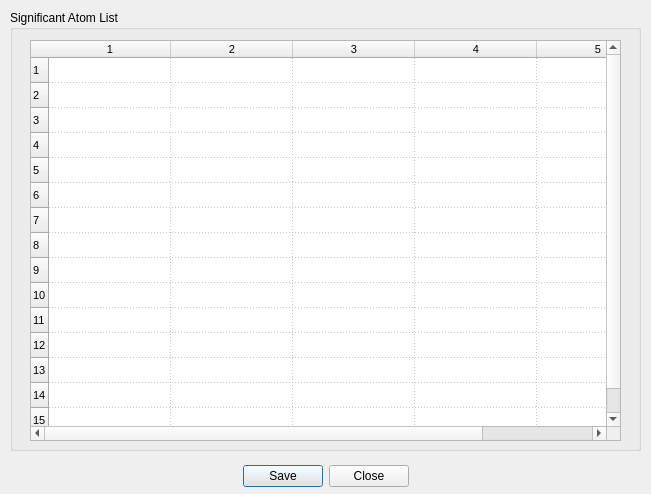
<?xml version="1.0" encoding="UTF-8"?>
<ui version="4.0">
 <class>forceSearchResultsDialog</class>
 <widget class="QDialog" name="forceSearchResultsDialog">
  <property name="geometry">
   <rect>
    <x>0</x>
    <y>0</y>
    <width>651</width>
    <height>494</height>
   </rect>
  </property>
  <property name="windowTitle">
   <string>Force Search Results</string>
  </property>
  <widget class="QDialogButtonBox" name="buttonBox">
   <property name="geometry">
    <rect>
     <x>10</x>
     <y>460</y>
     <width>631</width>
     <height>32</height>
    </rect>
   </property>
   <property name="orientation">
    <enum>Qt::Horizontal</enum>
   </property>
   <property name="standardButtons">
    <set>QDialogButtonBox::Close|QDialogButtonBox::Save</set>
   </property>
   <property name="centerButtons">
    <bool>true</bool>
   </property>
  </widget>
  <widget class="QGroupBox" name="groupBox">
   <property name="geometry">
    <rect>
     <x>10</x>
     <y>10</y>
     <width>631</width>
     <height>441</height>
    </rect>
   </property>
   <property name="title">
    <string>Significant Atom List</string>
   </property>
   <widget class="QTableWidget" name="resultTable">
    <property name="geometry">
     <rect>
      <x>20</x>
      <y>30</y>
      <width>591</width>
      <height>401</height>
     </rect>
    </property>
    <property name="font">
     <font>
      <pointsize>8</pointsize>
     </font>
    </property>
    <property name="editTriggers">
     <set>QAbstractItemView::NoEditTriggers</set>
    </property>
    <property name="selectionMode">
     <enum>QAbstractItemView::NoSelection</enum>
    </property>
    <property name="selectionBehavior">
     <enum>QAbstractItemView::SelectItems</enum>
    </property>
    <property name="gridStyle">
     <enum>Qt::DotLine</enum>
    </property>
    <property name="cornerButtonEnabled">
     <bool>true</bool>
    </property>
    <property name="rowCount">
     <number>15</number>
    </property>
    <property name="columnCount">
     <number>5</number>
    </property>
    <attribute name="horizontalHeaderDefaultSectionSize">
     <number>122</number>
    </attribute>
    <attribute name="horizontalHeaderMinimumSectionSize">
     <number>20</number>
    </attribute>
    <attribute name="horizontalHeaderShowSortIndicator" stdset="0">
     <bool>true</bool>
    </attribute>
    <attribute name="horizontalHeaderStretchLastSection">
     <bool>true</bool>
    </attribute>
    <attribute name="verticalHeaderDefaultSectionSize">
     <number>25</number>
    </attribute>
    <attribute name="verticalHeaderMinimumSectionSize">
     <number>25</number>
    </attribute>
    <attribute name="verticalHeaderStretchLastSection">
     <bool>true</bool>
    </attribute>
    <row/>
    <row/>
    <row/>
    <row/>
    <row/>
    <row/>
    <row/>
    <row/>
    <row/>
    <row/>
    <row/>
    <row/>
    <row/>
    <row/>
    <row/>
    <column/>
    <column/>
    <column/>
    <column/>
    <column/>
   </widget>
  </widget>
 </widget>
 <tabstops>
  <tabstop>buttonBox</tabstop>
 </tabstops>
 <resources/>
 <connections>
  <connection>
   <sender>buttonBox</sender>
   <signal>rejected()</signal>
   <receiver>forceSearchResultsDialog</receiver>
   <slot>reject()</slot>
   <hints>
    <hint type="sourcelabel">
     <x>316</x>
     <y>431</y>
    </hint>
    <hint type="destinationlabel">
     <x>286</x>
     <y>274</y>
    </hint>
   </hints>
  </connection>
 </connections>
</ui>
